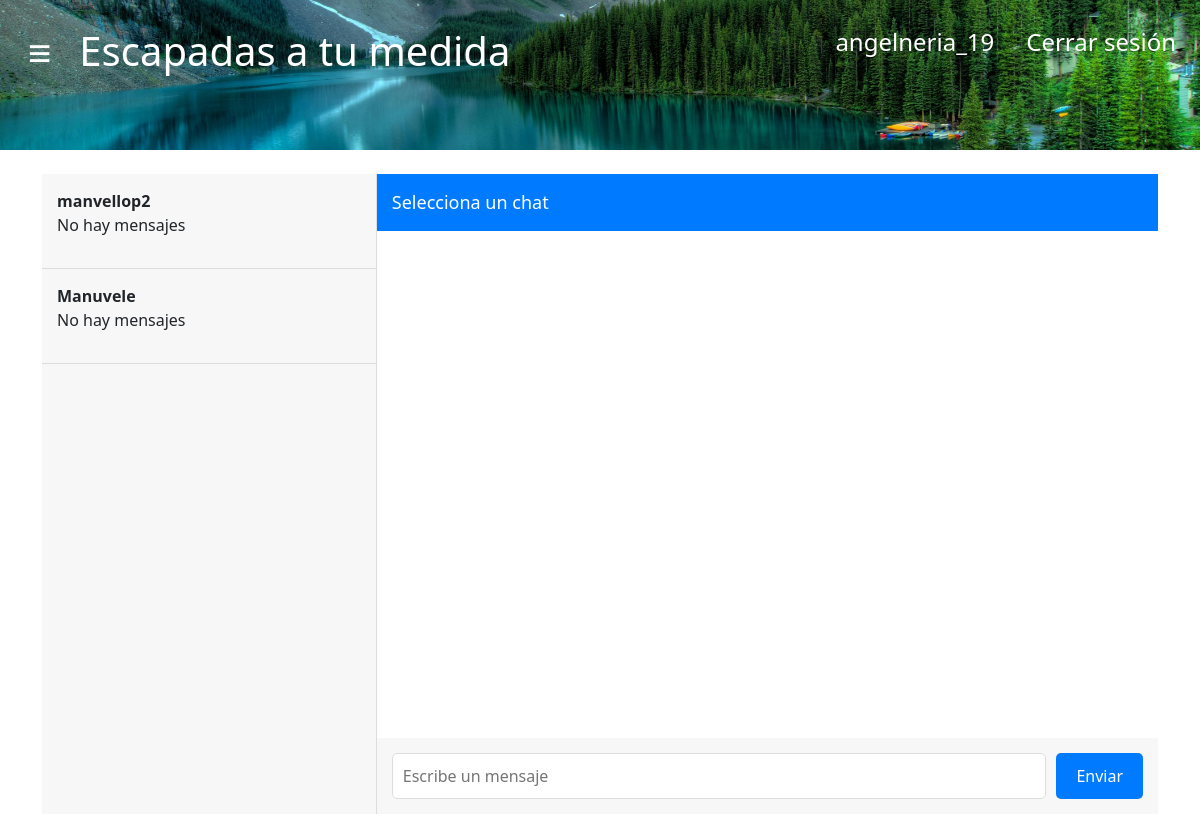
Page /chat/ (signed in) on the earlier database version.
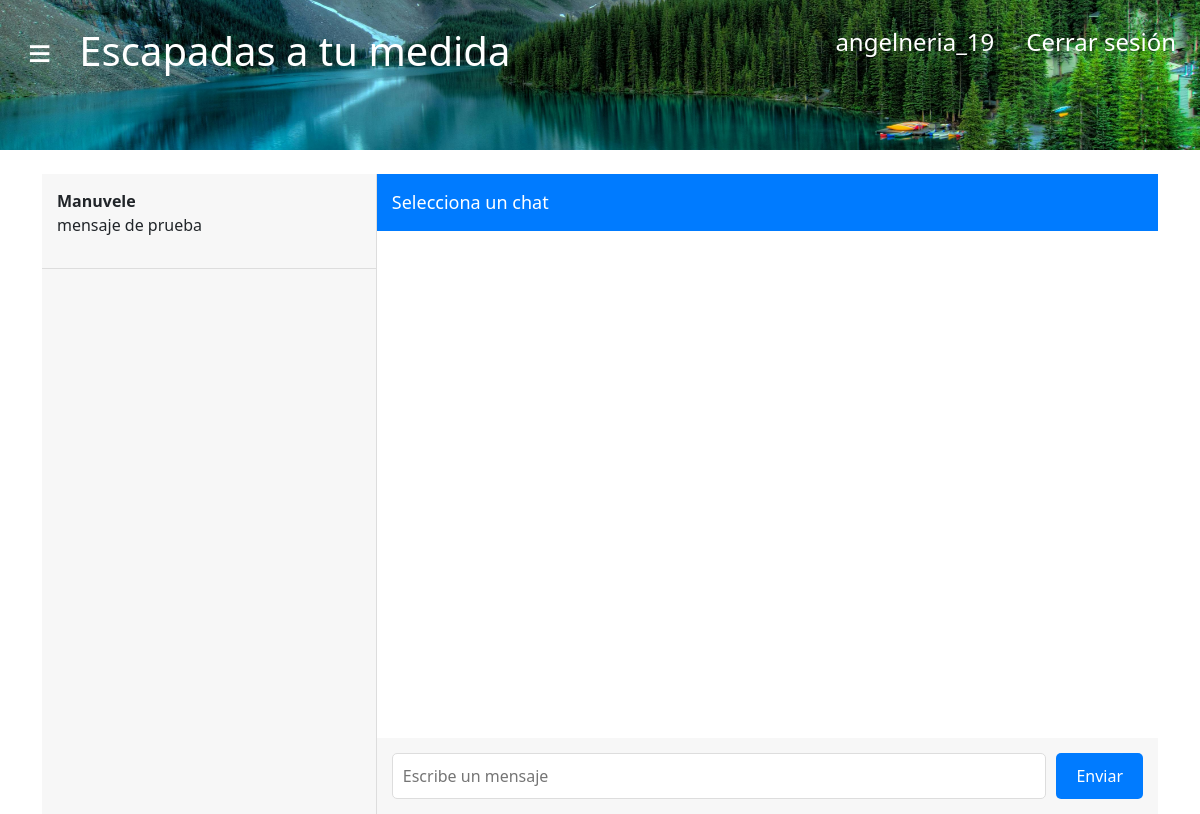
Same page on the later database version.
### usuarios/models.py (models this page shows, shortened)
class PerfilUsuario(models.Model):
    USUARIO_TIPO_CHOICES = [
        ('inquilino', 'Inquilino'),
        ('anfitrion', 'Anfitrión'),
    ]
    usuario = models.OneToOneField(User, on_delete=models.CASCADE)
    tipo_usuario = models.CharField(max_length=10, choices=USUARIO_TIPO_CHOICES)
    telefono = models.CharField(max_length=15, blank=True, null=True)

class Message(models.Model):
    room = models.CharField(max_length=255)
    sender = models.CharField(max_length=255)
    content = models.TextField()
    timestamp = models.DateTimeField(default=now)
    class Meta:
        ordering = ('timestamp',)

### usuarios/views.py (the view)
# urls.py: path('chat/', views.lista_chats, name='lista_chats'),
@login_required
def lista_chats(request):
    perfil_usuario = request.user.perfilusuario
    if perfil_usuario.tipo_usuario == "anfitrion":
        contactos = PerfilUsuario.objects.filter(tipo_usuario="inquilino")
        rol_contacto = "inquilino"
    elif perfil_usuario.tipo_usuario == "inquilino":
        contactos = PerfilUsuario.objects.filter(tipo_usuario="anfitrion")
        rol_contacto = "propietario"
    else:
        contactos = []
        rol_contacto = None
    chats = []
    for contacto in contactos:
        room_name = f'chat_{min(perfil_usuario.usuario.id, contacto.usuario.id)}_{max(perfil_usuario.usuario.id, contacto.usuario.id)}'
        ultimo_mensaje = (
            Message.objects.filter(room=room_name)
            .order_by('-timestamp')
            .first()  # Obtener el mensaje más reciente
        )
        chats.append({
            'contacto': contacto,
            'room_name': room_name,
            'ultimo_mensaje': ultimo_mensaje.content if ultimo_mensaje else "No hay mensajes",
            'timestamp': ultimo_mensaje.timestamp.strftime("%Y-%m-%d %H:%M:%S") if ultimo_mensaje else "",
        })
    return render(request, 'usuarios/chat.html', {
        'chats': chats,
        'rol_contacto': rol_contacto,
        'perfil_usuario': perfil_usuario
    })

### usuarios/templates/usuarios/chat.html (shortened to what this page needs)
{% extends "base.html" %}
    {% block content %}
</head>
<body>
    <div class="chat-container">
        <div class="chat-list">
            {% for chat in chats %}
            <div class="chat-item" onclick="openChat('{{ chat.room_name }}', '{{ chat.contacto.usuario.username }}')">
                <div>
                    <strong>{{ chat.contacto.usuario.username }}</strong>
                    <p class="ultimo_mensaje">{{ chat.ultimo_mensaje|escapejs }}</p>
                </div>
            </div>
            {% endfor %}
        </div>
        <div class="chat-window">
            <div class="chat-header">
                <span id="contact-name">Selecciona un chat</span>
            </div>
            <div class="chat-log" id="chat-log">
            </div>
            <div class="chat-footer">
                <input id="chat-message-input" type="text" placeholder="Escribe un mensaje">
                <button id="chat-message-send">Enviar</button>
            </div>
        </div>
    </div>
</body>
</html>
{% endblock %}

### alquileres/templates/base.html (shortened to what this page needs)
<!DOCTYPE html>
<html lang="es">
<head>
    <link rel="stylesheet" href="https://cdn.jsdelivr.net/npm/bootstrap@5.3.0/dist/css/bootstrap.min.css">
    <link rel="stylesheet" href="https://cdn.jsdelivr.net/npm/flatpickr/dist/flatpickr.min.css">
    {% load static %}
    <link rel="stylesheet" href="https://cdnjs.cloudflare.com/ajax/libs/font-awesome/6.0.0-beta3/css/all.min.css">
</head>
<body>
<nav class="navbar navbar-expand-lg navbar-light bg-light">
    <div class="container-fluid">
        <div class="top-0 start-0 d-flex p-3" style="position: absolute; top: 0; left: 0;">
        {% if user.is_authenticated %}
            <button class="btn bg-transparent border-0 text-white fs-1 me-3" type="button" data-bs-toggle="offcanvas" data-bs-target="#offcanvasPanel" aria-controls="offcanvasPanel">
                ≡
            </button>
        {% endif %}
            <a class="navbar-brand text-white fs-1" href="/">Escapadas a tu medida</a>
        </div>
        <div class="collapse navbar-collapse justify-content-end" id="navbarNav">
            <ul class="navbar-nav d-flex align-items-center">
                {% if user.is_authenticated %}
                    <div class="top-0 end-0 d-flex p-3" style="position: absolute; top: 0; right: 0;">
                        <li class="nav-item me-3">
                            <a class="nav-link text-white fs-4" href="/perfil/">{{ user.username }}</a>
                        </li>
                        <li class="nav-item">
                            <form action="{% url 'logout' %}" method="post" class="d-inline">
                                <button type="submit" class="btn btn-link nav-link text-white fs-4">Cerrar sesión</button>
                            </form>
                        </li>
                    </div>
                {% endif %}
            </ul>
        </div>
</nav>
    <div class="container mt-4">
        {% block content %}{% endblock %}
</body>
</html>

### alquileres/templates/base.html (style rules this page uses)
.navbar { background-image: url('/media/navbar.jpg'); background-size: cover; background-position: center; height: 500px; }

### usuarios/templates/usuarios/chat.html (style rules this page uses)
.navbar { height: 150px; }
.chat-container { display: flex; height: 80vh; overflow: hidden; box-sizing: border-box; }
.chat-list { width: 30%; border-right: 1px solid #ddd; overflow-y: auto; background-color: #f7f7f7; }
.chat-item { padding: 15px; cursor: pointer; display: flex; align-items: center; gap: 10px; border-bottom: 1px solid #ddd; }
.chat-window { flex: 1; display: flex; flex-direction: column; overflow: hidden; }
.chat-header { padding: 15px; background-color: #007bff; color: white; font-size: 18px; display: flex; align-items: center; gap: 10px; }
.chat-log { flex: 1; padding: 15px; overflow-y: auto; display: flex; flex-direction: column; gap: 10px; }
.chat-footer { display: flex; padding: 15px; background-color: #f7f7f7; }
.chat-footer input { flex: 1; padding: 10px; border: 1px solid #ddd; border-radius: 5px; margin-right: 10px; }
.chat-footer button { padding: 10px 20px; background-color: #007bff; color: white; border: none; border-radius: 5px; cursor: pointer; }

Differences in the rows shown:
removed PerfilUsuario: contacto.usuario.username "manvellop2", ultimo_mensaje "No hay mensajes"
changed PerfilUsuario "Manuvele": ultimo_mensaje "No hay mensajes" → "mensaje de prueba"
